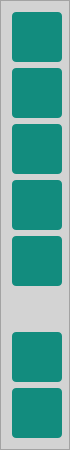
       <widget class="QFrame" name="frame_menu">
        <property name="minimumSize">
         <size>
          <width>70</width>
          <height>40</height>
         </size>
        </property>
        <property name="maximumSize">
         <size>
          <width>70</width>
          <height>16777215</height>
         </size>
        </property>
        <property name="styleSheet">
         <string notr="true">QFrame{
background-color:#d3d3d3;
}

QPushButton{
border-radius: 4px;
background-color:#128C7E;
color: #A9A9A9;
}

QLabel{
border-radius:4px;
background-color:#800000;
color:#ffffff;
font-size: 11px;
	font-weight: bold;
}
QPushButton::hover{
border-radius:4px;
background-color: #657786;
color: #ffffff;
border-radius: 4px;
 border-style: outset;
    border-width: 2px;
    border-color: #FFFFFF;
}
QPushButton::pressed
{
border-radius:4px;
	background-color: qlineargradient(spread:pad, x1:0, y1:0.511, x2:1, y2:0.511, stop:0 rgba(0, 207, 179, 255),stop:1 rgba(70, 255, 230, 255));

}</string>
        </property>
        <property name="frameShape">
         <enum>QFrame::StyledPanel</enum>
        </property>
        <property name="frameShadow">
         <enum>QFrame::Raised</enum>
        </property>
        <layout class="QVBoxLayout" name="verticalLayout">
         <item>
          <widget class="QPushButton" name="btn_video">
           <property name="minimumSize">
            <size>
             <width>50</width>
             <height>50</height>
            </size>
           </property>
           <property name="maximumSize">
            <size>
             <width>50</width>
             <height>50</height>
            </size>
           </property>
           <property name="styleSheet">
            <string notr="true"/>
           </property>
           <property name="text">
            <string/>
           </property>
           <property name="icon">
            <iconset resource="icons.qrc">
             <normaloff>:/resources/icons/video.png</normaloff>:/resources/icons/video.png</iconset>
           </property>
           <property name="iconSize">
            <size>
             <width>32</width>
             <height>32</height>
            </size>
           </property>
          </widget>
         </item>
         <item>
          <widget class="QPushButton" name="btn_data">
           <property name="minimumSize">
            <size>
             <width>50</width>
             <height>50</height>
            </size>
           </property>
           <property name="maximumSize">
            <size>
             <width>50</width>
             <height>50</height>
            </size>
           </property>
           <property name="styleSheet">
            <string notr="true"/>
           </property>
           <property name="text">
            <string/>
           </property>
           <property name="icon">
            <iconset resource="icons.qrc">
             <normaloff>:/resources/icons/graph.png</normaloff>:/resources/icons/graph.png</iconset>
           </property>
           <property name="iconSize">
            <size>
             <width>32</width>
             <height>32</height>
            </size>
           </property>
          </widget>
         </item>
         <item>
          <widget class="QPushButton" name="btn_documentation">
           <property name="minimumSize">
            <size>
             <width>50</width>
             <height>50</height>
            </size>
           </property>
           <property name="maximumSize">
            <size>
             <width>50</width>
             <height>50</height>
            </size>
           </property>
           <property name="text">
            <string/>
           </property>
           <property name="icon">
            <iconset resource="icons.qrc">
             <normaloff>:/resources/icons/documentation.png</normaloff>:/resources/icons/documentation.png</iconset>
           </property>
           <property name="iconSize">
            <size>
             <width>32</width>
             <height>32</height>
            </size>
           </property>
          </widget>
         </item>
         <item>
          <widget class="QPushButton" name="btn_help">
           <property name="minimumSize">
            <size>
             <width>50</width>
             <height>50</height>
            </size>
           </property>
           <property name="maximumSize">
            <size>
             <width>50</width>
             <height>50</height>
            </size>
           </property>
           <property name="text">
            <string/>
           </property>
           <property name="icon">
            <iconset resource="icons.qrc">
             <normaloff>:/resources/icons/help.png</normaloff>:/resources/icons/help.png</iconset>
           </property>
           <property name="iconSize">
            <size>
             <width>32</width>
             <height>32</height>
            </size>
           </property>
          </widget>
         </item>
         <item>
          <widget class="QPushButton" name="btn_users">
           <property name="minimumSize">
            <size>
             <width>50</width>
             <height>50</height>
            </size>
           </property>
           <property name="maximumSize">
            <size>
             <width>50</width>
             <height>50</height>
            </size>
           </property>
           <property name="text">
            <string/>
           </property>
           <property name="icon">
            <iconset resource="icons.qrc">
             <normaloff>:/resources/icons/users.png</normaloff>:/resources/icons/users.png</iconset>
           </property>
           <property name="iconSize">
            <size>
             <width>32</width>
             <height>32</height>
            </size>
           </property>
          </widget>
         </item>
         <item>
          <spacer name="verticalSpacer">
           <property name="orientation">
            <enum>Qt::Vertical</enum>
           </property>
           <property name="sizeHint" stdset="0">
            <size>
             <width>20</width>
             <height>40</height>
            </size>
           </property>
          </spacer>
         </item>
         <item>
          <widget class="QPushButton" name="btn_user_profile">
           <property name="minimumSize">
            <size>
             <width>50</width>
             <height>50</height>
            </size>
           </property>
           <property name="maximumSize">
            <size>
             <width>50</width>
             <height>50</height>
            </size>
           </property>
           <property name="text">
            <string/>
           </property>
           <property name="icon">
            <iconset resource="icons.qrc">
             <normaloff>:/resources/icons/profile.png</normaloff>:/resources/icons/profile.png</iconset>
           </property>
           <property name="iconSize">
            <size>
             <width>32</width>
             <height>32</height>
            </size>
           </property>
          </widget>
         </item>
         <item>
          <widget class="QPushButton" name="btn_logout">
           <property name="minimumSize">
            <size>
             <width>50</width>
             <height>50</height>
            </size>
           </property>
           <property name="maximumSize">
            <size>
             <width>50</width>
             <height>50</height>
            </size>
           </property>
           <property name="text">
            <string/>
           </property>
           <property name="icon">
            <iconset resource="icons.qrc">
             <normaloff>:/resources/icons/logout-xl.png</normaloff>:/resources/icons/logout-xl.png</iconset>
           </property>
           <property name="iconSize">
            <size>
             <width>32</width>
             <height>32</height>
            </size>
           </property>
          </widget>
         </item>
        </layout>
        <zorder>btn_data</zorder>
        <zorder>btn_video</zorder>
        <zorder>btn_documentation</zorder>
        <zorder>btn_help</zorder>
        <zorder>btn_users</zorder>
        <zorder>btn_user_profile</zorder>
        <zorder>btn_logout</zorder>
       </widget>
